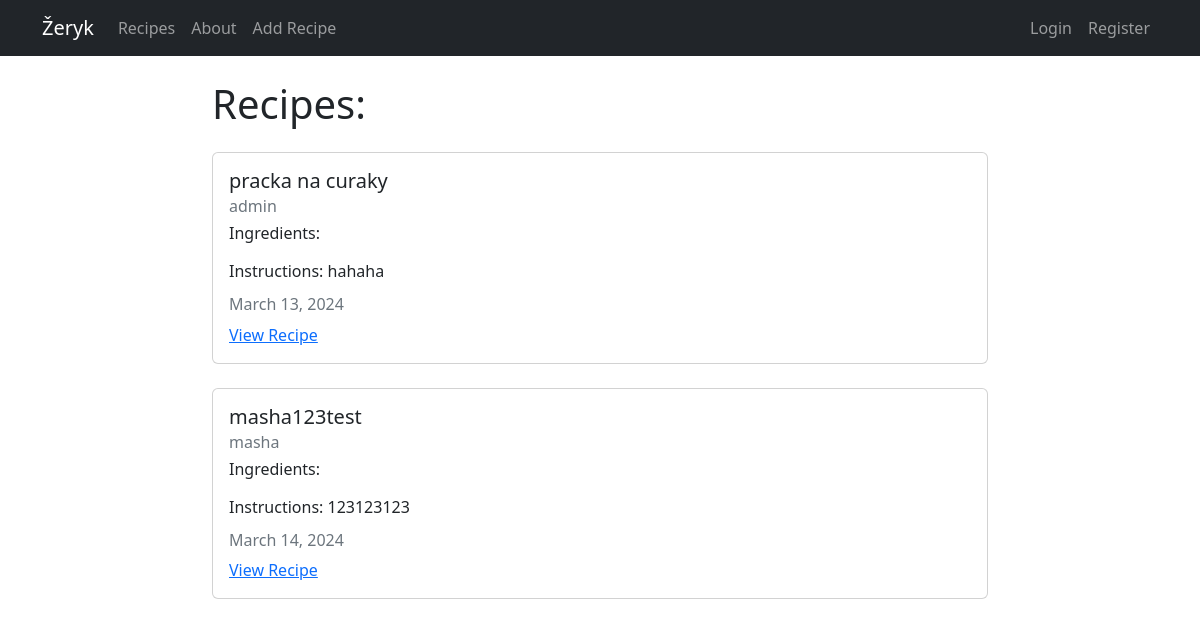
The app's page /, older data.
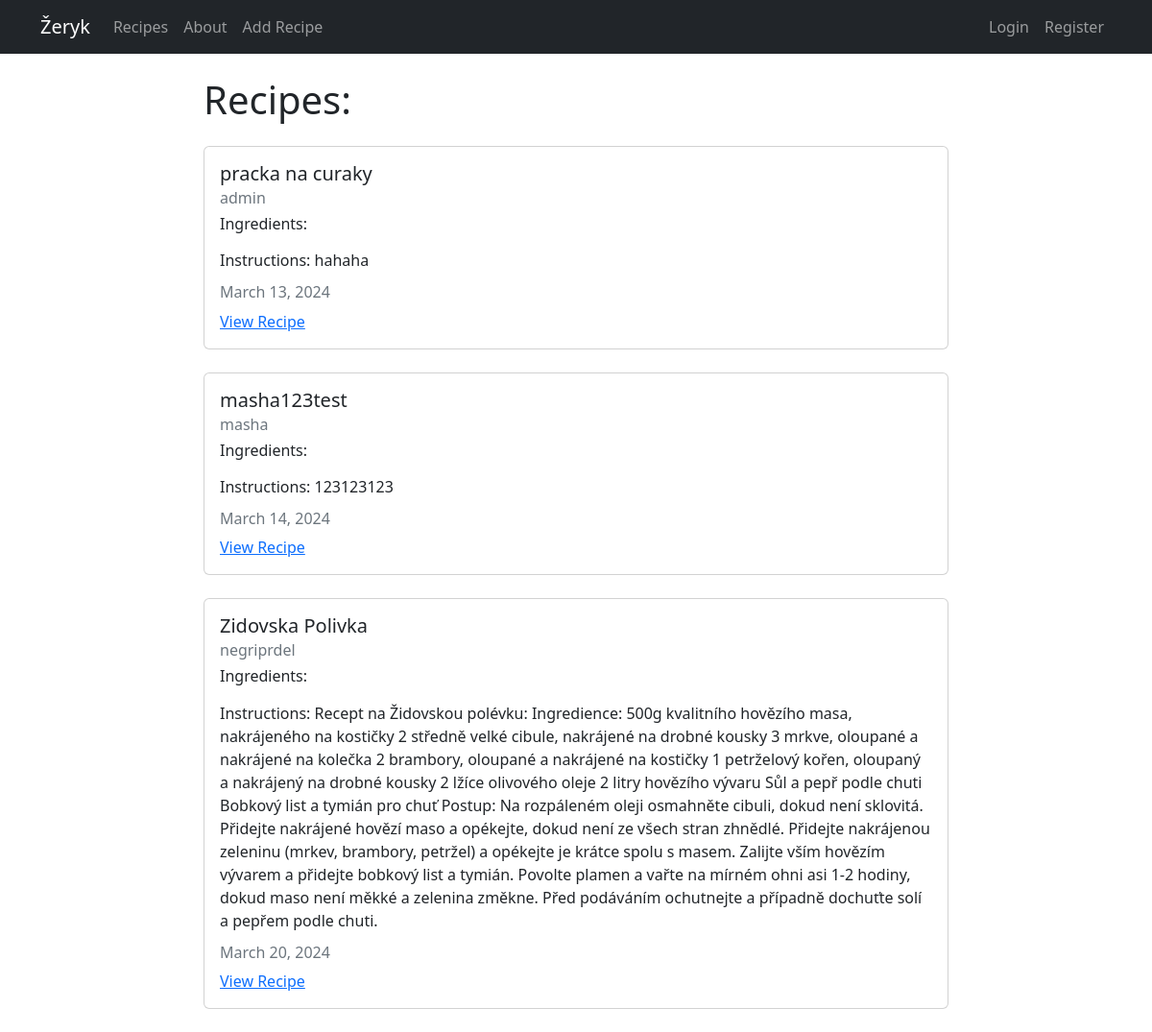
The same page, newer data.
### recipes/models.py (models this page shows, shortened)
class Recipe(models.Model):
  title = models.CharField(max_length=100)
  description = RichTextField(blank=True, null=True)
  author = models.ForeignKey(User, on_delete=models.CASCADE)
  created_at = models.DateTimeField(auto_now_add=True)
  updated_at = models.DateTimeField(auto_now=True)
  ingredients = models.ManyToManyField(Ingredient)
  likes = models.ManyToManyField(User, related_name='blog_posts')

### recipes/views.py (the view)
# urls.py: path('', views.RecipeListView.as_view(), name="recipes-home"),
class RecipeListView(ListView):
  model = models.Recipe
  template_name = 'recipes/home.html'
  context_object_name = 'recipes'

### recipes/templates/recipes/home.html (shortened to what this page needs)
{% extends "recipes/base.html" %}
{% block content %}
<h1>Recipes:</h1>
{% for recipe in recipes %}
<div class="card my-4">
  <div class="card-body">
    <h5 class="card-title">{{ recipe.title }}</h5>
    <h6 class="card-subtitle mb-2 text-muted">{{ recipe.author }}</h6>
    <h6>Ingredients:</h6>
    <p class="card-text">Instructions: {{ recipe.description | safe }}</p>
    <h6 class="card-subtitle mb-2 text-muted">
      {{ recipe.updated_at|date:"F d, Y" }}
    </h6>
    <a href="{% url 'recipes-detail' recipe.pk %}" class="card-link"
      >View Recipe</a
    >
  </div>
</div>
{% endfor %}
{% endblock content %}

### recipes/templates/recipes/base.html (shortened to what this page needs)
<!DOCTYPE html>
<html lang="en">
  <head>
    <link
      href="https://cdn.jsdelivr.net/npm/bootstrap@5.2.0-beta1/dist/css/bootstrap.min.css"
      rel="stylesheet"
 />
  </head>
  <body>
    <nav class="navbar navbar-expand-lg navbar-dark bg-dark">
      <div class="container">
        <a class="navbar-brand" href="{% url 'recipes-home' %}">Žeryk</a>
        <div class="collapse navbar-collapse" id="navbarNav">
          <ul class="navbar-nav">
            <li class="nav-item">
              <a
                class="nav-link"
                aria-current="page"
                href="{% url 'recipes-home' %}"
                >Recipes</a
              >
            </li>
            <li class="nav-item">
              <a class="nav-link" href="{% url 'recipes-about' %}">About</a>
            </li>
            <li class="nav-item">
              <a class="nav-link" href="{% url 'recipes-create' %}"
                >Add Recipe</a
              >
            </li>
          </ul>
        </div>
        <div class="navbar-nav">
          {% if user.is_authenticated %}
          <a class="nav-item nav-link" href="{% url 'user-profile' %}"
            >My Profile</a
          >
          <form method="post" action="{% url 'logout' %}">
            {% csrf_token %}
            <button class="btn btn-danger" type="submit">Logout</button>
          </form>
          {% else %}
          <a class="nav-item nav-link" href="{% url 'user-login' %}">Login</a>
          <a class="nav-item nav-link" href="{% url 'user-register' %}"
            >Register</a
          >
          {% endif %}
        </div>
      </div>
    </nav>
    <div class="container mt-4 col-8">
       {% block content %} {% endblock %}
    </div>
  </body>
</html>

Row changes from the older to the newer data that the page shows:
added Recipe: title "Zidovska Polivka", author "negriprdel", description "Recept na Židovskou polévku: Ingredience: 500g kvalitního hovězího masa, nakrájeného na kostičky 2 středně velké cibule, nakrájené na drobné kousky 3 mrkve, oloupané a nakrájené na kolečka 2 brambory, oloupané a nakrájené na kostičky 1 petrželový kořen, oloupaný a nakrájený na drobné kousky 2 lžíce olivového oleje 2 litry hovězího vývaru Sůl a pepř podle chuti Bobkový list a tymián pro chuť Postup: Na rozpáleném oleji osmahněte cibuli, dokud není sklovitá. Přidejte nakrájené hovězí maso a opékejte, dokud není ze všech stran zhnědlé. Přidejte nakrájenou zeleninu (mrkev, brambory, petržel) a opékejte je krátce spolu s masem. Zalijte vším hovězím vývarem a přidejte bobkový list a tymián.…", updated_at "March 20, 2024"
